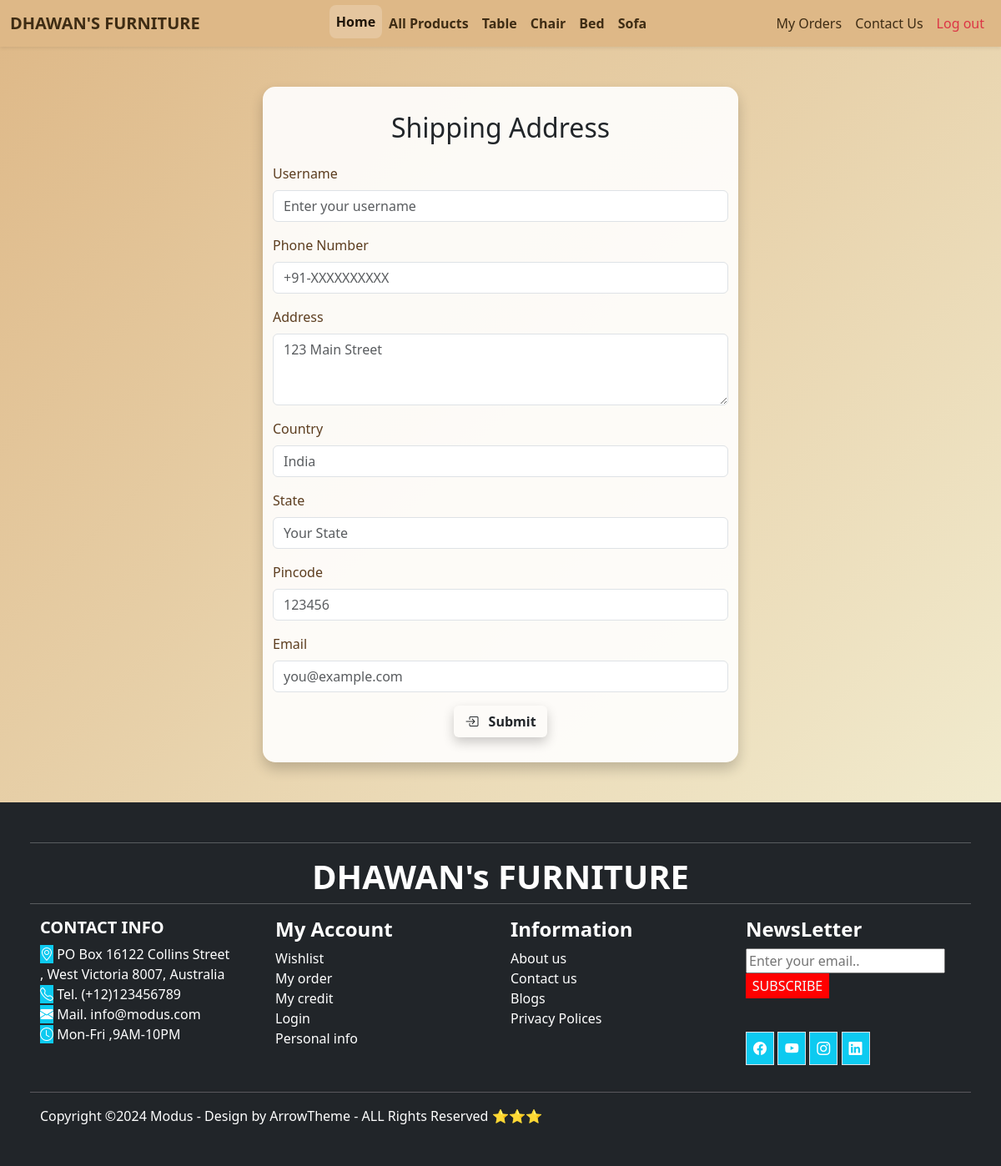
The page /shipping_address_view (signed in) on the database its author committed.
### myApp/models.py (models this page shows, shortened)
class category(models.Model):
    category=models.CharField(max_length=100,primary_key=True)

### myApp/views.py (the view)
# urls.py: path('shipping_address_view', views.shipping_address_view,name='shipping_address_view'),
def shipping_address_view(request):
        user_data = userregister.objects.get(email=request.session['email'])
        user=user_data
        cat=category.objects.all()
        if request.method == "POST":
            x =ShippingAddress()
            x.user = user_data
            x.name = request.POST.get('user')
            x.pincode = request.POST.get('pincode')
            x.country = request.POST.get('country')
            x.email = request.POST.get('email')
            x.phone = request.POST.get('phoneno')
            x.state = request.POST.get('state')
            x.address = request.POST.get('address')
            x.save()
            print("succ")
            return redirect('/check_out')
        else:
         return render(request, "shipping.html", {'cat':cat})

### templates/shipping.html (shortened to what this page needs)
{% include 'navbar.html' %}
<!DOCTYPE html>
<html lang="en">
<head>
  <link href="https://cdn.jsdelivr.net/npm/bootstrap@5.3.0/dist/css/bootstrap.min.css" rel="stylesheet" />
  <link rel="stylesheet" href="https://cdn.jsdelivr.net/npm/bootstrap-icons@1.10.5/font/bootstrap-icons.css">
</head>
<body>
  <div class="container py-5">
    <div class="row justify-content-center">
      <div class="col-md-6 form-container">
        <h2 class="text-center mb-4">Shipping Address</h2>
        <form method="POST" action="">
          <div class="mb-3">
            <label for="user" class="form-label">Username</label>
            <input type="text" class="form-control" id="user" name="user" placeholder="Enter your username" required>
          </div>
          <div class="mb-3">
            <label for="phoneno" class="form-label">Phone Number</label>
            <input type="tel" class="form-control" id="phoneno" name="phoneno" placeholder="+91-XXXXXXXXXX" required>
          </div>
          <div class="mb-3">
            <label for="address" class="form-label">Address</label>
            <textarea class="form-control" id="address" name="address" rows="3" placeholder="123 Main Street" required></textarea>
          </div>
          <div class="mb-3">
            <label for="country" class="form-label">Country</label>
            <input type="text" class="form-control" id="country" name="country" placeholder="India" required>
          </div>
          <div class="mb-3">
            <label for="state" class="form-label">State</label>
            <input type="text" class="form-control" id="state" name="state" placeholder="Your State" required>
          </div>
          <div class="mb-3">
            <label for="pincode" class="form-label">Pincode</label>
            <input type="text" class="form-control" id="pincode" name="pincode" placeholder="123456" required>
          </div>
          <div class="mb-3">
            <label for="email" class="form-label">Email</label>
            <input type="email" class="form-control" id="email" name="email" placeholder="you@example.com" required>
          </div>
          <div class="text-center">
            <button type="submit" class="btn btn-burlywood"><strong>
              <i class="bi bi-box-arrow-in-right me-2"></i> Submit</strong>
            </button>
          </div>
        </form>
      </div>
    </div>
  </div>
</body>
</html>
{% include 'footer2.html' %}

### templates/navbar.html (shortened to what this page needs)
<!doctype html>
<html lang="en">
  <head>
    <link href="https://cdn.jsdelivr.net/npm/bootstrap@5.3.7/dist/css/bootstrap.min.css" rel="stylesheet">
  </head>
  <body>
    <nav class="navbar navbar-expand-lg navbar-custom shadow-sm">
      <div class="container-fluid">
        <a class="navbar-brand" href="#"><b>DHAWAN'S FURNITURE</b></a>
        <div class="collapse navbar-collapse" id="navbarSupportedContent">
          <ul class="navbar-nav me-auto ms-auto mb-2 mb-lg-0">
            <li class="nav-item">
              <a class="nav-link active" aria-current="page" href="home_page"><B>Home</B></a>
            </li>
            <li class="nav-item">
              <a class="nav-link" href="{% url 'Allproducts' %}"><b>All Products</b></a>
            </li>
            {% for i in cat %}
            <li class="nav-item">
              <a class="nav-link" href="{% url 'filterproducts' name=i.category %}"><b>{{i.category}}</b></a>
            </li>
            {% endfor %}
          </ul>
          <ul class="navbar-nav mb-2 mb-lg-0">
            <li class="nav-item">
              <a class="nav-link" href="myorder">My Orders</a>
            </li>
            <li class="nav-item">
              <a class="nav-link" href="contact_us">Contact Us</a>
            </li>
            <li class="nav-item">
              <a class="nav-link text-danger" href="{% url 'login' %}">Log out</a>
            </li>
          </ul>
        </div>
      </div>
    </nav>
  </body>
</html>

### templates/navbar.html (style rules this page uses)
body { margin: 0; font-family: 'Segoe UI', Tahoma, Geneva, Verdana, sans-serif; background-color: #f5f5dc; }
.navbar-custom { background-color: #deb887; }
.navbar-brand { font-weight: 800; font-size: 1.8rem; color: #3e2c14 !important; }
.nav-link { color: #3e2c14 !important; font-weight: bold; padding: 0.6rem 1rem; transition: 0.3s ease; border-radius: 0.5rem; }
.nav-link:hover, .nav-link.active { background-color: rgba(255, 255, 255, 0.2); color: #1f1509 !important; transform: translateY(-2px); }

### templates/shipping.html (style rules this page uses)
body { background: linear-gradient(135deg, #deb887, #f5f5dc); font-family: 'Segoe UI', Tahoma, Geneva, Verdana, sans-serif; }
.form-container { background-color: rgba(255, 255, 255, 0.9); padding: 30px; border-radius: 15px; box-shadow: 0 8px 16px rgba(0,0,0,0.2); }
h2 { color: #8b5e3c; }
label { color: #5c3d1f; }
.btn-burlywood { background-color: #deb887; color: white; padding: 14px 40px; font-size: 1.2rem; font-weight: bold; border: none; border-radius: 60px; transition: background-color 0.3s ease, transform 0.2s ease; box-shadow: 0 6px 14px rgba(0, 0, 0, 0.2); }

### rows shown on the page
category: category "Table"
category: category "Chair"
category: category "Bed"
category: category "Sofa"
